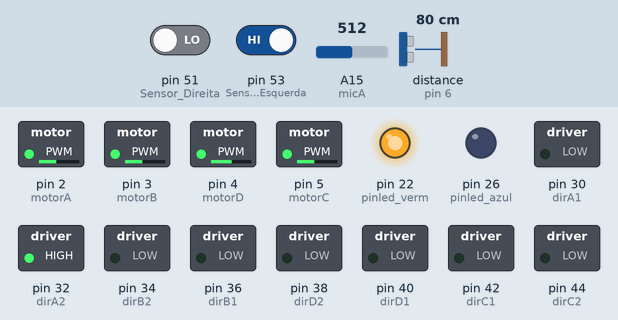
Simulated run of this sketch. Board: Arduino Mega 2560, built with avr-gcc and run on an emulated ATmega2560. Parts: switched loads named in the sketch (green lamp = pin HIGH), output pins drawn as LEDs (lit = HIGH). The test bench sets the inputs (shaded band); at power-on: distance to the obstacle (sensor on pin 6) 80 cm, pin 51 (Sensor_Direita) LOW, pin 53 (Sensor_Esquerda) HIGH, A15 (micA) = 512. The echo pulse lasts 58.3 µs per cm; what the sketch prints to the serial monitor is not drawn.

Above: at 1.2 s.
1.3 s: distance to the obstacle (sensor on pin 6) set to 2 cm
At 1.8 s:
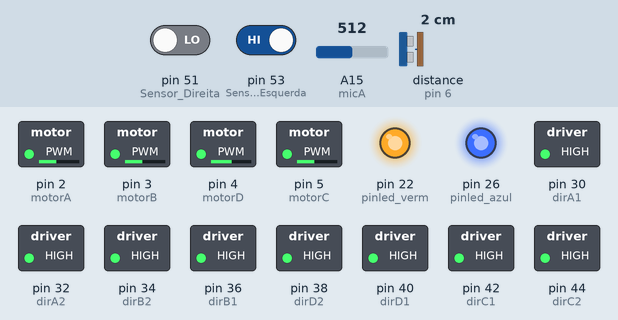
2.8 s: pin 51 (Sensor_Direita) driven HIGH
At 3.6 s:
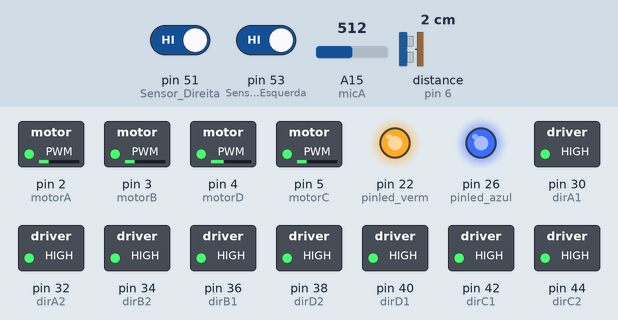
4.3 s: pin 51 (Sensor_Direita) driven LOW
At 4.6 s:
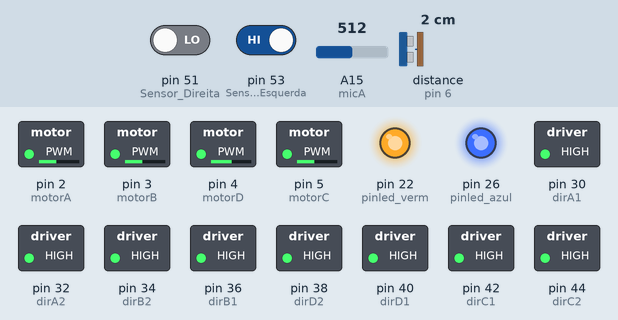
5.8 s: distance to the obstacle (sensor on pin 6) set to 19 cm
8.8 s: distance to the obstacle (sensor on pin 6) set to 23 cm
At 10.0 s:
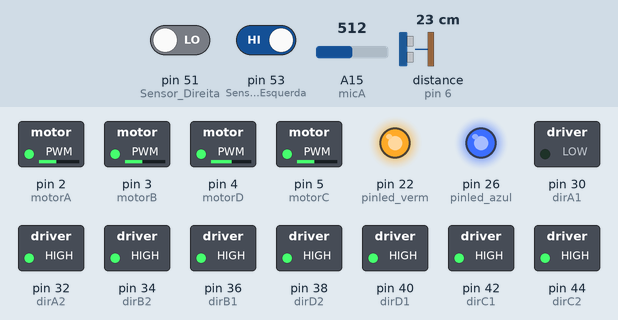
10.3 s: pin 53 (Sensor_Esquerda) driven LOW
At 10.8 s:
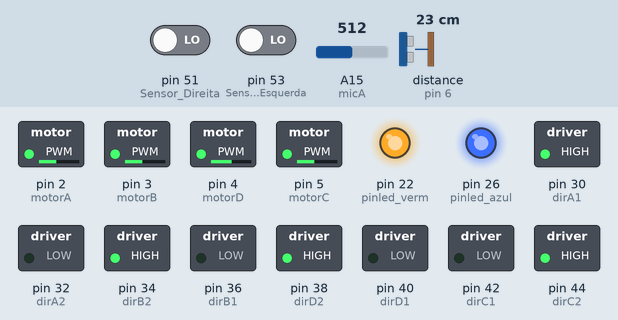
Timing chart, 0 to 12.8 s (numbered marks = the images above; inputs shaded):
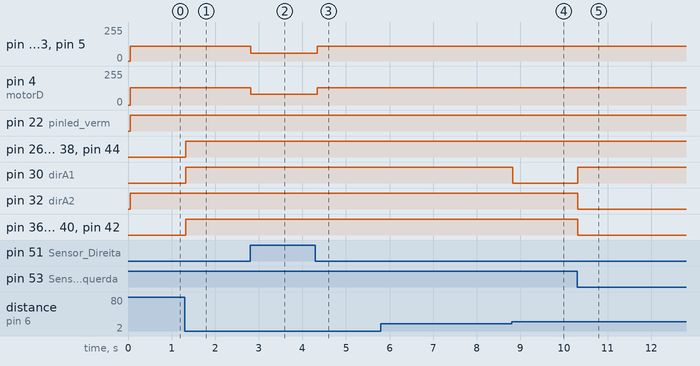

Measured:
- the behaviour switches between 20 and 21 cm on distance to the obstacle (sensor on pin 6) (found by bisection; images 3 and 4)
- after the input at 1.3 s, pin 26 (pinled_azul), pin 30 (dirA1), pin 34 (dirB2), pin 36 (dirB1), pin 38 (dirD2), pin 40 (dirD1), pin 42 (dirC1), pin 44 (dirC2): LOW → HIGH at once
- after the input at 2.8 s, pin 2 (motorA), pin 3 (motorB), pin 5 (motorC): 110/255 → 60/255 at once; pin 4 (motorD): 130/255 → 80/255 at once
- after the input at 4.3 s, pin 2 (motorA), pin 3 (motorB), pin 5 (motorC): 60/255 → 110/255 at once; pin 4 (motorD): 80/255 → 130/255 at once
- after the input at 5.8 s, every drawn part: stays the same
- after the input at 8.8 s, pin 30 (dirA1): HIGH → LOW at once
- after the input at 10.3 s, pin 30 (dirA1): LOW → HIGH at once; pin 32 (dirA2), pin 36 (dirB1), pin 40 (dirD1), pin 42 (dirC1): HIGH → LOW at once

The sketch:

Nefher_ProgramaAlpha.ino
```cpp
#include <Ultrasonic.h>
//Motor A
#define motorA 2 //velocidade para motores, motor A dianteiro Esquerdo
#define dirA1 30
#define dirA2 32 //direção dos motores, horário ou anti-horário

//Motor B
#define motorB 3 //motor B dianteiro Direitow
#define dirB1 36
#define dirB2 34 //direção dos motores, horário ou anti-horário

//Motor C
#define motorC 5 //motor C traseiro Esquerdo
#define dirC1 42
#define dirC2 44 //direção dos motores, horário ou anti-horário

//Motor D
#define motorD 4 //motor D traseiro Direito
#define dirD1 40
#define dirD2 38 //direção dos motores, horário ou anti-horário

//Leds
#define pinled_verm 22
#define pinled_verde 24
#define pinled_azul 26

//Sensor Infra_Vermelho
#define Sensor_Direita 51
#define Sensor_Esquerda 53
bool Direita, Esquerda;

//Microfone
#define micA A15
int valor_micA = micA; //valor para porta analogica do microfone
int valor_micD;

//Bluetoth
#define BtRx 20 //porta receptora bluetooth
#define BtTx 21 //porta de transmissão bluetooth
char InfoBt;
char x, y; //x = iniciar, y = parar


//Ultrasom
#define pino_trigger 7
#define pino_echo 6
Ultrasonic ultrasonic(pino_trigger, pino_echo);

int d = 130;
int v = 110;
void setup(){

  Serial.begin(9600);

  pinMode(motorA, OUTPUT);

  pinMode(motorB, OUTPUT);

  pinMode(motorC, OUTPUT);

  pinMode(motorD, OUTPUT);

  pinMode(dirA1, OUTPUT);
  pinMode(dirA2, OUTPUT);

  pinMode(dirB1, OUTPUT);
  pinMode(dirB2, OUTPUT);

  pinMode(dirC1, OUTPUT);
  pinMode(dirC2, OUTPUT);

  pinMode(dirD1, OUTPUT);
  pinMode(dirD2, OUTPUT);

  pinMode(micA, INPUT);


  pinMode(pinled_verm, OUTPUT);
  pinMode(pinled_verde, OUTPUT);
  pinMode(pinled_azul, OUTPUT);

  pinMode(Sensor_Direita, INPUT);
  pinMode(Sensor_Esquerda,INPUT);
 }

void loop() {
valor_micA = analogRead(A15);

Serial.print("Valor Analogico: ");
delay(20);
Serial.println(valor_micA);
delay(20);

//Armazena e printa Sensor Ultrasonico
  float cm;
  long microsec = ultrasonic.timing();
  cm = ultrasonic.convert(microsec, Ultrasonic::CM);


 /* //Armazena e Printa os Sensores Infra_Red
  Direita = digitalRead(Sensor_Direita);
  Esquerda = digitalRead(Sensor_Esquerda);
  Serial.print(Esquerda);
  Serial.print(" || ");
  Serial.println(Direita);
  delay(300);
}
*/
  Direita = digitalRead(Sensor_Direita);
  Esquerda = digitalRead(Sensor_Esquerda);
  //Codigo para os 2 sensores identificando a faixa

  if (cm < 10 || (Esquerda == 1 && Direita == 1)){
    digitalWrite(pinled_azul, HIGH);


                }
  else if (valor_micA > 400){
               digitalWrite(pinled_verm, HIGH);

  }

  if (cm > 20){
  if((Esquerda == 0 && Direita == 0))

{

                analogWrite(motorA, v);
                 digitalWrite(dirA1, HIGH);
                 digitalWrite(dirA2, LOW);

                analogWrite(motorB, v);
                 digitalWrite(dirB1, LOW);
                 digitalWrite(dirB2, HIGH);

                analogWrite(motorC, v);
                 digitalWrite(dirC1, LOW);
                 digitalWrite(dirC2, HIGH);

                analogWrite(motorD, d);
                 digitalWrite(dirD1, LOW);
                 digitalWrite(dirD2, HIGH);

  }

  //Carrinho virando para a direita quando o sensor esquerdo não capta sinal

  else if((Esquerda == 0 && Direita == 1))
  {

                analogWrite(motorA, v);
                 digitalWrite(dirA1, HIGH);
                 digitalWrite(dirA2, LOW);

                analogWrite(motorB, v);
                 digitalWrite(dirB1, HIGH);
                 digitalWrite(dirB2, LOW);

                analogWrite(motorC, v);
                 digitalWrite(dirC1, LOW);
                 digitalWrite(dirC2, HIGH);

                analogWrite(motorD, d);
                 digitalWrite(dirD1, HIGH);
                 digitalWrite(dirD2, LOW);
  }

  //Carrinho virando para a esquerda quando o sensor direito não capta sinal

  else if((Esquerda == 1 && Direita == 0))
  {


                analogWrite(motorA, v);
                 digitalWrite(dirA1, LOW);
                 digitalWrite(dirA2, HIGH);

                analogWrite(motorB, v);
                 digitalWrite(dirA1, LOW);
                 digitalWrite(dirA2, HIGH);

                analogWrite(motorC, v);
                 digitalWrite(dirA1, HIGH);
                 digitalWrite(dirA2, LOW);

                analogWrite(motorD, d);
                 digitalWrite(dirA1, LOW);
                 digitalWrite(dirA2, HIGH);
}
}
  if((Esquerda == 1 && Direita == 1))

{
                     analogWrite(motorA, 60);
                 digitalWrite(dirA1, HIGH);
                 digitalWrite(dirA2, HIGH);

                analogWrite(motorB, 60);
                 digitalWrite(dirB1, HIGH);
                 digitalWrite(dirB2, HIGH);

                analogWrite(motorC, 60);
                 digitalWrite(dirC1, HIGH);
                 digitalWrite(dirC2, HIGH);

                analogWrite(motorD, 80);
                 digitalWrite(dirD1, HIGH);
                 digitalWrite(dirD2, HIGH);

  }

  else if (cm < 20){
                 analogWrite(motorA, v);
                 digitalWrite(dirA1, HIGH);
                 digitalWrite(dirA2, HIGH);

                analogWrite(motorB, v);
                 digitalWrite(dirB1, HIGH);
                 digitalWrite(dirB2, HIGH);

                analogWrite(motorC, v);
                 digitalWrite(dirC1, HIGH);
                 digitalWrite(dirC2, HIGH);

                analogWrite(motorD, d);
                 digitalWrite(dirD1, HIGH);
                 digitalWrite(dirD2, HIGH);
  }
}
```
